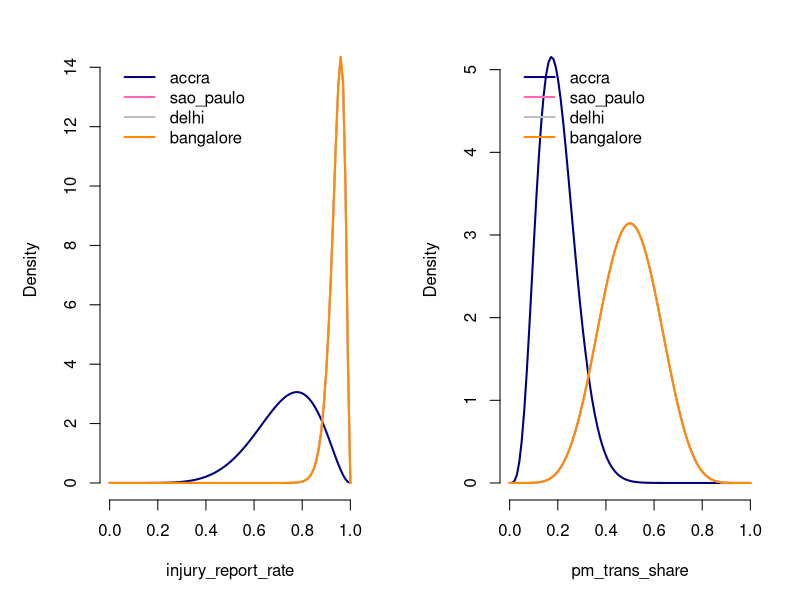
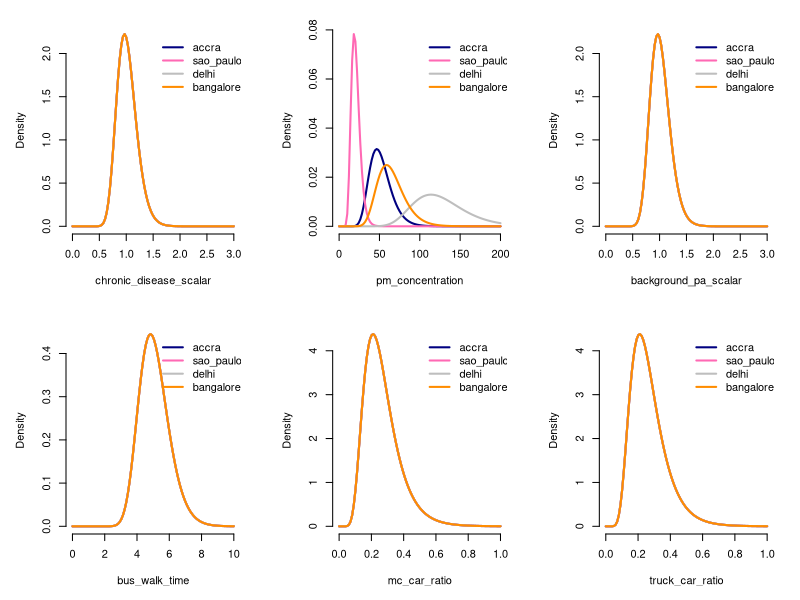

Here is the R script that generated these plots, in order:
lnorm_parameters <- list(
  # lnorm parameters for CHRONIC_DISEASE_SCALAR
  chronic_disease_scalar = list(accra=c(0,log(1.2)),
                                sao_paulo=c(0,log(1.2)),
                                delhi=c(0,log(1.2)),
                                bangalore=c(0,log(1.2))),
  # lnorm parameters for PM_CONC_BASE
  pm_concentration = list(accra=c(log(50),log(1.3)),
                          sao_paulo=c(log(20),log(1.3)),
                          delhi=c(log(122),log(1.3)),
                          bangalore=c(log(63),log(1.3))),
  # lnorm parameters for BACKGROUND_PA_SCALAR
  background_pa_scalar = list(accra=c(0,log(1.2)),
                              sao_paulo=c(0,log(1.2)),
                              delhi=c(0,log(1.2)),
                              bangalore=c(0,log(1.2))),
  # lnorm parameters for BUS_WALK_TIME
  bus_walk_time = list(accra=c(log(5),log(1.2)),
                       sao_paulo=c(log(5),log(1.2)),
                       delhi=c(log(5),log(1.2)),
                       bangalore=c(log(5),log(1.2))),
  # lnorm parameters for MOTORCYCLE_TO_CAR_RATIO
  mc_car_ratio = list(accra=c(-1.4,0.4),
                      sao_paulo=c(-1.4,0.4),
                      delhi=c(-1.4,0.4),
                      bangalore=c(-1.4,0.4)),
  # lnorm parameters for TRUCK_TO_CAR_RATIO
  truck_car_ratio = list(accra=c(-1.4,0.4),
                         sao_paulo=c(-1.4,0.4),
                         delhi=c(-1.4,0.4),
                         bangalore=c(-1.4,0.4))
)


beta_parameters <- list(
  # beta parameters for INJURY_REPORTING_RATE
  injury_report_rate = list(accra=c(8,3),
                            sao_paulo=c(50,3),
                            delhi=c(50,3),
                            bangalore=c(50,3)),
  # beta parameters for PM_TRANS_SHARE
  pm_trans_share = list(accra=c(5,20),
                        sao_paulo=c(8,8),
                        delhi=c(8,8),
                        bangalore=c(8,8))
)


cols <- c('navyblue','hotpink','grey','darkorange')
{x11(height=4,width=8); par(mfrow=c(1,2),mar=c(5,5,2,2))
  x <- seq(0,1,length=100)
  for(i in 1:length(beta_parameters)) {
    toplot <- list()
    for(j in 1:length(beta_parameters[[1]]))
      toplot[[j]] <- dbeta(x,beta_parameters[[i]][[j]][1],beta_parameters[[i]][[j]][2])
    ymax <- max(unlist(toplot))
    for(j in 1:length(beta_parameters[[1]]))
      if(j==1){
        plot(x,toplot[[j]],typ='l',lwd=2,col=cols[j],frame=F,xlab=names(beta_parameters)[i],ylab='Density',ylim=c(0,ymax))
      }else{
        lines(x,toplot[[j]],beta_parameters[[i]][[j]][2],typ='l',lwd=2,col=cols[j])
      }
    legend(legend=names(beta_parameters[[1]]),x=0,y=ymax,col=cols,lwd=2,bty='n')
  }
}
xmaxes <- c(3,200,3,10,1,1)
{x11(height=6,width=9); par(mfrow=c(2,3),mar=c(5,5,2,2))
  for(i in 1:length(lnorm_parameters)) {
    x <- seq(0,xmaxes[i],length=100)
    toplot <- list()
    for(j in 1:length(lnorm_parameters[[1]]))
      toplot[[j]] <- dlnorm(x,lnorm_parameters[[i]][[j]][1],lnorm_parameters[[i]][[j]][2])
    ymax <- max(unlist(toplot))
    for(j in 1:length(lnorm_parameters[[1]]))
      if(j==1){
        plot(x,toplot[[j]],typ='l',lwd=2,col=cols[j],frame=F,xlab=names(lnorm_parameters)[i],ylab='Density',ylim=c(0,ymax),xlim=c(0,xmaxes[i]))
      }else{
        lines(x,toplot[[j]],lnorm_parameters[[i]][[j]][2],typ='l',lwd=2,col=cols[j])
      }
    legend(legend=names(lnorm_parameters[[1]]),x=0.5*xmaxes[i],y=ymax,col=cols,lwd=2,bty='n')
  }
}
